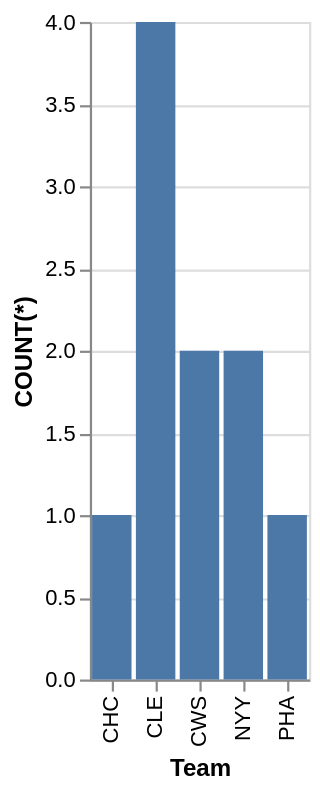

Write a Vega-Lite specification for this figure.
### Vega-Lite specification from a JSON file in a GitHub repository (floating-point values rounded to 4 significant figures)
{"data": {"values": [{"x_data": "CHC", "y_data": 1}, {"x_data": "CLE", "y_data": 4}, {"x_data": "CWS", "y_data": 2}, {"x_data": "NYY", "y_data": 2}, {"x_data": "PHA", "y_data": 1}]}, "mark": "bar", "encoding": {"x": {"field": "x_data", "type": "nominal", "title": "Team", "sort": "ascending"}, "y": {"field": "y_data", "type": "quantitative", "title": "COUNT(*)"}}}
